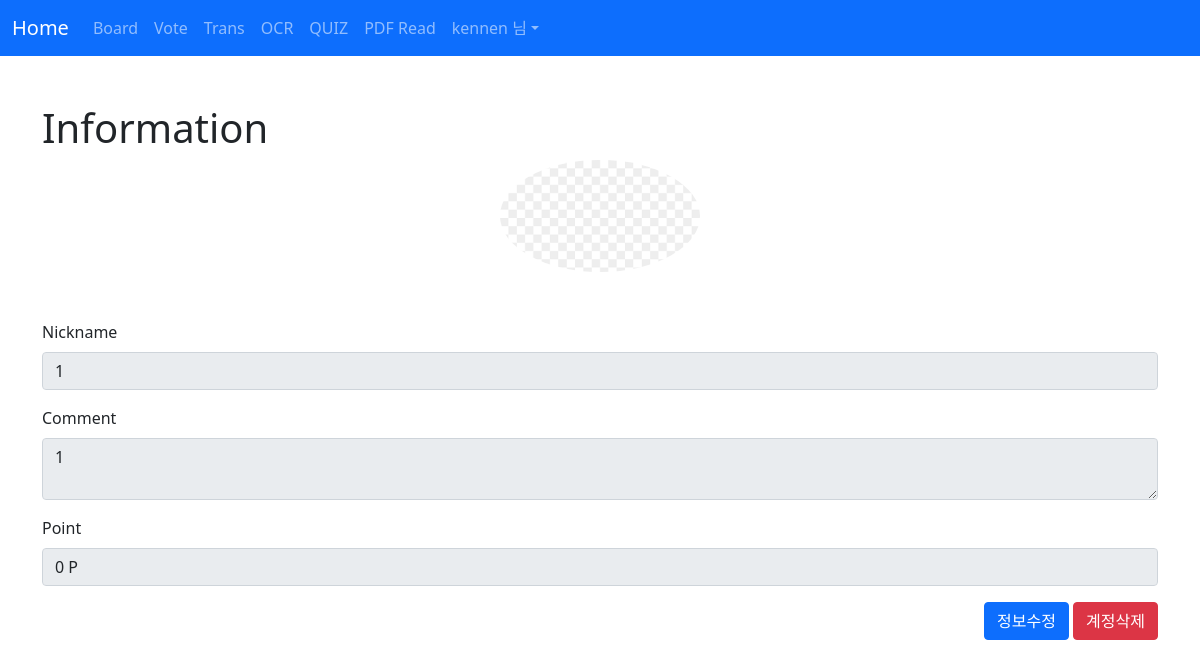
The page /acc/profile (signed in) on the database its author committed.
### acc/models.py (models this page shows)
class User(AbstractUser):
    userpic = models.ImageField(upload_to="usr/%y", blank=True)
    nickname = models.CharField(max_length=30, blank=True)
    comment = models.TextField(blank=True)
    point = models.IntegerField(default=0)
    pass

### acc/views.py (the view)
# urls.py: path('profile', views.profile_user, name="profile_user"),
def profile_user(request):
    return render(request, "acc/profile.html")

### template/acc/profile.html (shortened to what this page needs)
{% extends 'base.html' %}
{% block content %}
<div class="container mt-5 mb-5">
    <h1>Information</h1>
    <div class="text-center">
        {% if user.userpic %}
        <img src="{{user.userpic.url}}" class="rounded-circle" width="200">
        {%endif%}
    </div>
    <div class="mb-3 mt-5">
        <label class="form-label">Nickname</label>
        <input type="text" value="{{user.nickname}}" disabled class="form-control" id="exampleInputEmail1" aria-describedby="emailHelp">
    </div>
    <div class="mb-3">
        <label class="form-label">Comment</label>
        <textarea class="form-control" disabled>{{ user.comment }}</textarea>
    </div>
    <div class="mb-3">
        <label class="form-label">Point</label>
        <input type="text" value="{{user.point}} P" disabled class="form-control" id="exampleInputEmail1" aria-describedby="emailHelp">
    </div>
    <div class="text-end">
        <a href="{% url 'acc:update' %}"><button type="submit" class="btn btn-primary">정보수정</button></a>
        <button type="button" class="btn btn-danger" data-bs-toggle="modal" data-bs-target="#exampleModal">계정삭제</button>
    </div>
{% endblock %}

### template/base.html (shortened to what this page needs)
<!doctype html>
<html lang="en">
<head>
    <link href="https://cdn.jsdelivr.net/npm/bootstrap@5.1.1/dist/css/bootstrap.min.css" rel="stylesheet">
</head>
<body>
    {% if request.user.is_authenticated %}
        <nav class="navbar navbar-expand-lg navbar-dark bg-primary">
            <div class="container-fluid">
            <a class="navbar-brand" href="{% url 'acc:index' %}">Home</a>
                <div class="collapse navbar-collapse" id="navbarNavDropdown">
                    <ul class="navbar-nav">
                        <li class="nav-item">
                            <a class="nav-link" href="{% url 'board:index' %}">Board</a>
                        </li>
                        <li class="nav-item">
                            <a class="nav-link" href="{% url 'vote:index' %}">Vote</a>
                        </li>
                        <li class="nav-item">
                            <a class="nav-link" href="{% url 'trans:index' %}">Trans</a>
                        </li>
                        <li class="nav-item">
                            <a class="nav-link" href="{% url 'ocr:index' %}">OCR</a>
                        </li>
                        <li class="nav-item">
                            <a class="nav-link" href="{% url 'quiz:index' %}">QUIZ</a>
                        </li>
                        <li class="nav-item">
                            <a class="nav-link" href="{% url 'pdfread:index' %}">PDF Read</a>
                        </li>
                        <li class="nav-item dropdown">
                            <a class="nav-link dropdown-toggle" href="#" id="navbarDropdown" role="button" data-bs-toggle="dropdown" aria-expanded="false">{{ user.username }} 님</a>
                        </li>
                    </ul>
                </div>
            </div>
        </nav>
        {% block content %}{% endblock %}
    {% endif %}
</body>
</html>

### rows shown on the page
User: username "kennen", userpic (placeholder picture), nickname "1", comment "1", point "0 P"
